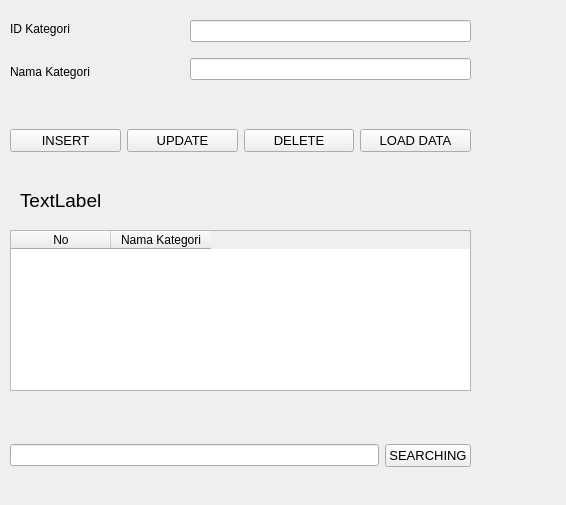
<?xml version="1.0" encoding="UTF-8"?>
<ui version="4.0">
 <class>FormKategori</class>
 <widget class="QWidget" name="FormKategori">
  <property name="geometry">
   <rect>
    <x>0</x>
    <y>0</y>
    <width>566</width>
    <height>505</height>
   </rect>
  </property>
  <property name="windowTitle">
   <string>Form</string>
  </property>
  <widget class="QWidget" name="verticalLayoutWidget">
   <property name="geometry">
    <rect>
     <x>10</x>
     <y>10</y>
     <width>160</width>
     <height>80</height>
    </rect>
   </property>
   <layout class="QVBoxLayout" name="verticalLayout">
    <item>
     <widget class="QLabel" name="label">
      <property name="text">
       <string>ID Kategori</string>
      </property>
     </widget>
    </item>
    <item>
     <widget class="QLabel" name="label_2">
      <property name="text">
       <string>Nama Kategori</string>
      </property>
     </widget>
    </item>
   </layout>
  </widget>
  <widget class="QWidget" name="verticalLayoutWidget_2">
   <property name="geometry">
    <rect>
     <x>190</x>
     <y>10</y>
     <width>281</width>
     <height>80</height>
    </rect>
   </property>
   <layout class="QVBoxLayout" name="verticalLayout_2">
    <item>
     <widget class="QLineEdit" name="lineEdit"/>
    </item>
    <item>
     <widget class="QLineEdit" name="lineEdit_2"/>
    </item>
   </layout>
  </widget>
  <widget class="QWidget" name="horizontalLayoutWidget">
   <property name="geometry">
    <rect>
     <x>10</x>
     <y>110</y>
     <width>461</width>
     <height>61</height>
    </rect>
   </property>
   <layout class="QHBoxLayout" name="horizontalLayout">
    <item>
     <widget class="QPushButton" name="pushButton">
      <property name="font">
       <font>
        <pointsize>10</pointsize>
       </font>
      </property>
      <property name="text">
       <string>INSERT</string>
      </property>
     </widget>
    </item>
    <item>
     <widget class="QPushButton" name="pushButton_2">
      <property name="font">
       <font>
        <pointsize>10</pointsize>
       </font>
      </property>
      <property name="text">
       <string>UPDATE</string>
      </property>
     </widget>
    </item>
    <item>
     <widget class="QPushButton" name="pushButton_3">
      <property name="font">
       <font>
        <pointsize>10</pointsize>
       </font>
      </property>
      <property name="text">
       <string>DELETE</string>
      </property>
     </widget>
    </item>
    <item>
     <widget class="QPushButton" name="pushButton_4">
      <property name="font">
       <font>
        <pointsize>10</pointsize>
       </font>
      </property>
      <property name="text">
       <string>LOAD DATA</string>
      </property>
     </widget>
    </item>
   </layout>
  </widget>
  <widget class="QLabel" name="label_3">
   <property name="geometry">
    <rect>
     <x>20</x>
     <y>180</y>
     <width>131</width>
     <height>41</height>
    </rect>
   </property>
   <property name="font">
    <font>
     <pointsize>14</pointsize>
    </font>
   </property>
   <property name="text">
    <string>TextLabel</string>
   </property>
  </widget>
  <widget class="QWidget" name="verticalLayoutWidget_3">
   <property name="geometry">
    <rect>
     <x>10</x>
     <y>230</y>
     <width>461</width>
     <height>161</height>
    </rect>
   </property>
   <layout class="QVBoxLayout" name="verticalLayout_3">
    <item>
     <widget class="QTableWidget" name="tableWidget">
      <column>
       <property name="text">
        <string>No</string>
       </property>
      </column>
      <column>
       <property name="text">
        <string>Nama Kategori</string>
       </property>
      </column>
     </widget>
    </item>
   </layout>
  </widget>
  <widget class="QWidget" name="horizontalLayoutWidget_2">
   <property name="geometry">
    <rect>
     <x>10</x>
     <y>430</y>
     <width>461</width>
     <height>51</height>
    </rect>
   </property>
   <layout class="QHBoxLayout" name="horizontalLayout_2">
    <item>
     <widget class="QLineEdit" name="lineEdit_3"/>
    </item>
    <item>
     <widget class="QPushButton" name="pushButton_5">
      <property name="font">
       <font>
        <pointsize>10</pointsize>
       </font>
      </property>
      <property name="text">
       <string>SEARCHING</string>
      </property>
     </widget>
    </item>
   </layout>
  </widget>
 </widget>
 <resources/>
 <connections/>
</ui>
